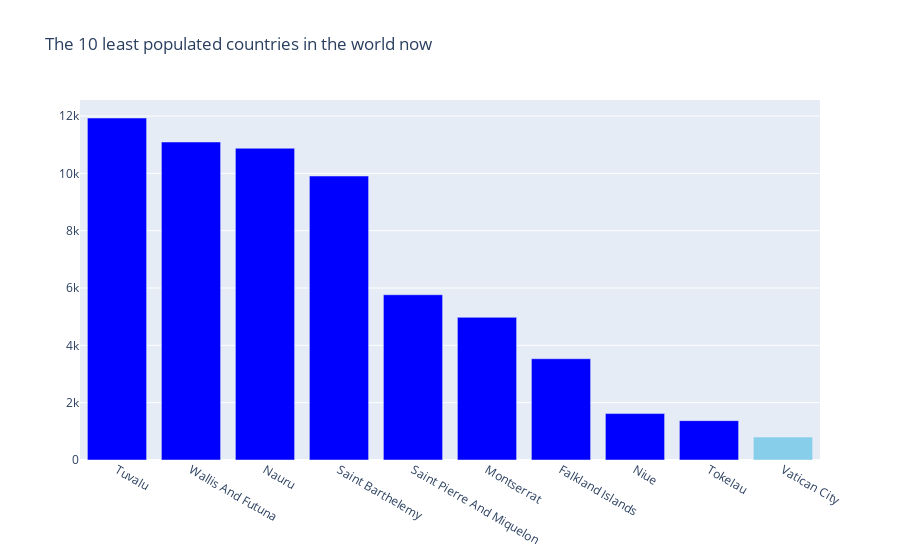

The notebook cell saved with this chart:
### Markdown cell above
UBICAMOS EL TOP 10 DE CIUDADES CON MAYOR POBLACION EN EL MUNDO

### Code cell
colors = ['blue'] * 10
colors[9] = 'skyblue'

fig = go.Figure(data=[go.Bar(
    x= least_10_country_pop['country'],
    y= least_10_country_pop['2021_last_updated'],
    marker_color=colors # marker color can be a single color value or an iterable
)])
fig.update_layout(title_text='The 10 least populated countries in the world now')

### Figure 1 — Plotly figure (JSON) as saved in the notebook; plotly's stock layout.template omitted (floating-point values rounded to 4 significant figures)
{"data": [{"marker": {"color": ["blue", "blue", "blue", "blue", "blue", "blue", "blue", "blue", "blue", "skyblue"]}, "type": "bar", "x": ["Tuvalu", "Wallis And Futuna", "Nauru", "Saint Barthelemy", "Saint Pierre And Miquelon", "Montserrat", "Falkland Islands", "Niue", "Tokelau", "Vatican City"], "y": [11931, 11094, 10876, 9907, 5766, 4977, 3533, 1619, 1373, 800]}], "layout": {"title": {"text": "The 10 least populated countries in the world now"}}}
